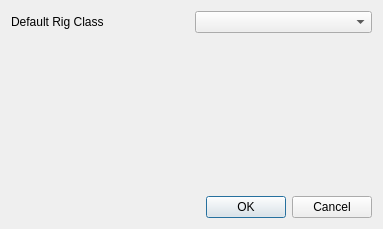
<?xml version="1.0" encoding="UTF-8"?>
<ui version="4.0">
 <class>Dialog</class>
 <widget class="QDialog" name="Dialog">
  <property name="geometry">
   <rect>
    <x>0</x>
    <y>0</y>
    <width>383</width>
    <height>229</height>
   </rect>
  </property>
  <property name="windowTitle">
   <string>OMTK - Preferences</string>
  </property>
  <layout class="QVBoxLayout" name="verticalLayout">
   <item>
    <layout class="QGridLayout" name="gridLayout">
     <item row="0" column="0">
      <widget class="QLabel" name="label">
       <property name="text">
        <string>Default Rig Class</string>
       </property>
      </widget>
     </item>
     <item row="0" column="1">
      <widget class="QComboBox" name="comboBox"/>
     </item>
    </layout>
   </item>
   <item>
    <spacer name="verticalSpacer">
     <property name="orientation">
      <enum>Qt::Vertical</enum>
     </property>
     <property name="sizeHint" stdset="0">
      <size>
       <width>20</width>
       <height>40</height>
      </size>
     </property>
    </spacer>
   </item>
   <item>
    <widget class="QDialogButtonBox" name="buttonBox">
     <property name="orientation">
      <enum>Qt::Horizontal</enum>
     </property>
     <property name="standardButtons">
      <set>QDialogButtonBox::Cancel|QDialogButtonBox::Ok</set>
     </property>
    </widget>
   </item>
  </layout>
 </widget>
 <resources/>
 <connections>
  <connection>
   <sender>buttonBox</sender>
   <signal>accepted()</signal>
   <receiver>Dialog</receiver>
   <slot>accept()</slot>
   <hints>
    <hint type="sourcelabel">
     <x>248</x>
     <y>254</y>
    </hint>
    <hint type="destinationlabel">
     <x>157</x>
     <y>274</y>
    </hint>
   </hints>
  </connection>
  <connection>
   <sender>buttonBox</sender>
   <signal>rejected()</signal>
   <receiver>Dialog</receiver>
   <slot>reject()</slot>
   <hints>
    <hint type="sourcelabel">
     <x>316</x>
     <y>260</y>
    </hint>
    <hint type="destinationlabel">
     <x>286</x>
     <y>274</y>
    </hint>
   </hints>
  </connection>
 </connections>
</ui>
